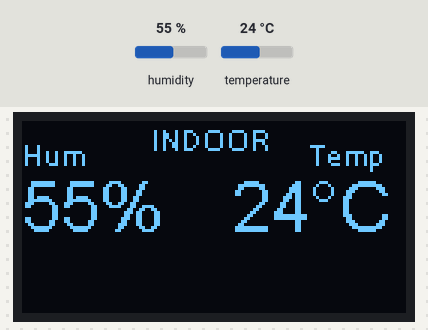
A sketch run on a simulated ESP8266 (NodeMCU). Shown: 128×64 one-colour display. Inputs (shaded band) come from the test bench; at power-on: humidity 55 %, temperature 24 °C.

Above: at 3.8 s.
3.9 s: humidity set to 22 %
At 9.6 s:
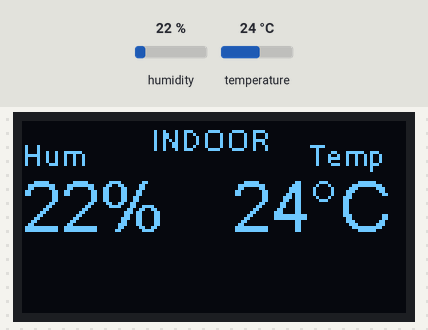
10.5 s: temperature set to 12 °C
At 15.6 s:
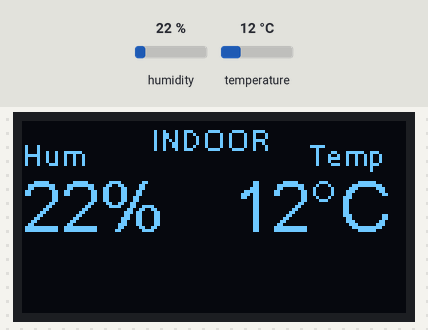
16.6 s: humidity set to 40 %
At 21.6 s:
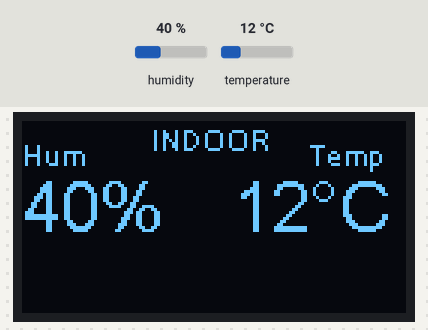
22.6 s: temperature set to 19 °C
At 27.5 s:
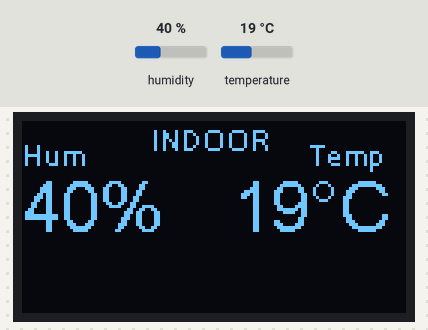
Timing chart, 0 to 29.0 s (numbered marks = the images above; inputs shaded):
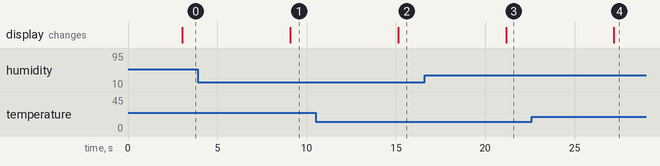

The sketch:

TEMP_HUM_OLED.ino
```cpp
/* OLED */

#include "SSD1306.h" // alias for `#include "SSD1306Wire.h"`
SSD1306  display(0x3c, 5, 4); // Initialise the OLED display using Wire library

/* DHT22 */
#include "DHT.h"
#define DHTPIN 14
#define DHTTYPE DHT22
DHT dht(DHTPIN, DHTTYPE);
int localHum = 0;
int localTemp = 0;

void setup()
{
  Serial.begin(9600);
  display.init(); // Initialising the UI will init the display too.
  display.flipScreenVertically();
  display.clear();
  display.drawString(0, 5, "Welcome");
  display.display();
  pinMode(DHTPIN, INPUT);
}

void loop()
{
  getDHT();
  delay(3000);
  display.clear();
  drawDHT();
  display.display();
}

void getDHT()
{
  float tempIni = localTemp;
  float humIni = localHum;
  localTemp = dht.readTemperature();
 /* for returning Fahrenheit use localTemp = dht.readTemperature(true) */
  localHum = dht.readHumidity();
  if (isnan(localHum) || isnan(localTemp))   // Check if any reads failed and exit early (to try again).
  {
    Serial.println("Failed to read from DHT sensor!");
    localTemp = tempIni;
    localHum = humIni;
    return;
  }
}

void drawDHT()
{
  int x=0;
  int y=0;
  display.setFont(ArialMT_Plain_10);
  display.setTextAlignment(TEXT_ALIGN_LEFT);
  display.drawString(0 + x, 5 + y, "Hum");

  display.setFont(ArialMT_Plain_10);
  display.setTextAlignment(TEXT_ALIGN_LEFT);
  display.drawString(43 + x, y, "INDOOR");

  display.setFont(ArialMT_Plain_24);
  String hum = String(localHum) + "%";
  display.drawString(0 + x, 15 + y, hum);
  int humWidth = display.getStringWidth(hum);

  display.setFont(ArialMT_Plain_10);
  display.setTextAlignment(TEXT_ALIGN_LEFT);
  display.drawString(95 + x, 5 + y, "Temp");

  display.setFont(ArialMT_Plain_24);
  String temp = String(localTemp) + "°C";
  display.drawString(70 + x, 15 + y, temp);
  int tempWidth = display.getStringWidth(temp);
}
```

Measured:
- after the input at 3.9 s, the display: changes after 5.2 s (image 1)
- after the input at 10.5 s, the display: changes after 4.6 s (image 2)
- after the input at 16.6 s, the display: changes after 4.6 s (image 3)
- after the input at 22.6 s, the display: changes after 4.6 s (image 4)
